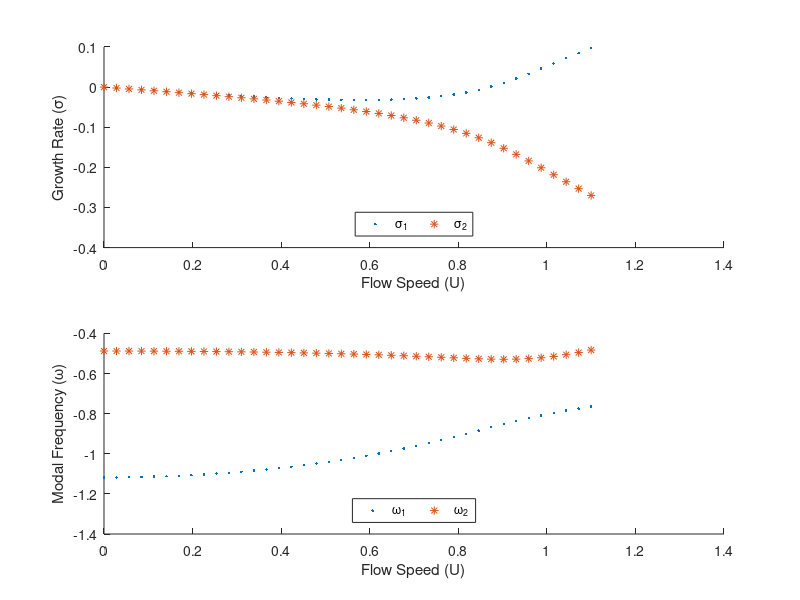
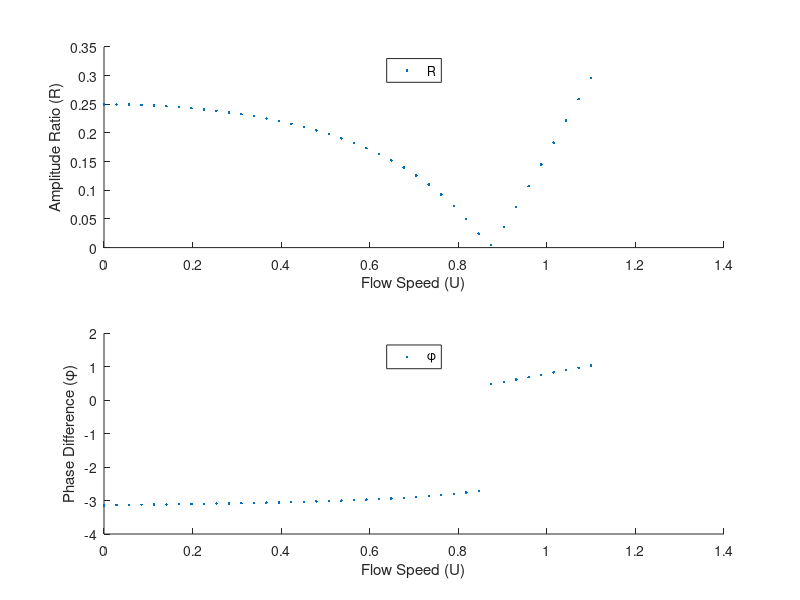
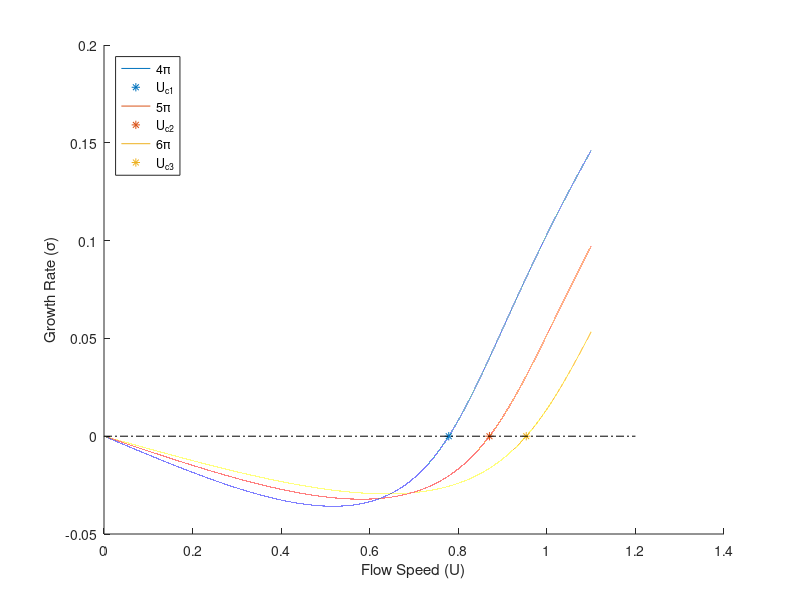

Reproduce these figures in MATLAB, in order. (Note: this script raises an error after producing the figures.)
%% Project 1: Aeroelasticity Analysis
%{
-------------------------------------------
Carlos A. Sanchez
AME 404
%}

%% Section 1: Linear Model
clear all; clc; close all;
U = linspace(0,1.1,40);

% Parameters
x_cg = 1/5;
r_ea = 1/2;
x_e = 2/5; 
C_Lalph = 2*pi;
m = 5* pi;
m1 = [4*pi, 5*pi, 6*pi];
alp_0 = 0;
omega_r = 1/2;
mu = 1 + 3 * alp_0^2;

f1 = figure('Name','Growth Rates and Modal Frequencies');
f2 = figure('Name','Amplitude Ratio and Phase Difference');
f3 = figure('Name','Different Masses');

n_loop = length(U);
k_loop = length(m1);

% Create and Preload Arrays
sigma1_U = ones(1,n_loop);
omega1_U = ones(1,n_loop);
sigma2_U = ones(1,n_loop);
omega2_U = ones(1,n_loop);
sigma1m_U = ones(k_loop,n_loop);
omega1m_U = ones(k_loop,n_loop);
R_U = ones(1,n_loop);
phs_U = ones(1,n_loop); 

for i = 1:n_loop
    r = U(i);
% Coefficient Calculation 
    a1 = mu * ((U(i) * C_Lalph) / (2 * m)) * (1 + ((x_cg * x_e) / r_ea^2)) / (1 - (x_cg / r_ea)^2);
    a2 = omega_r^2 / (1 - (x_cg/r_ea)^2);
    a3 = (mu * ((U(i)^2 * C_Lalph)/ (2 * m)) * (1 + (x_cg* x_e /r_ea^2)) - x_cg ) / (1- (x_cg/ r_ea)^2);

    b1 = ((1 - mu * ((U(i)^2 * C_Lalph)/ (2 * m)) * (x_e + x_cg)/ r_ea^2))/ (1 - (x_cg/r_ea)^2);
    b2 = (- mu * ((U(i) * C_Lalph) / (2 * m)) * ((x_e + x_cg)/ r_ea^2) )/ (1 - x_cg^2/r_ea^2);
    b3 = (- omega_r^2 * (x_cg / r_ea^2) )/ (1 - (x_cg/r_ea)^2);

% Matrix Creationx
    A = [
         0, 1, 0, 0;
        -a2, -a1, -a3, 0;
        0, 0, 0, 1;
        -b3, -b2, -b1, 0
        ];

% Calculation of Eigenvalues 
    [eps, D] = eig(A); % Calculation of Eigenvectors
    [eigenval_s, eig_ind] = sort(diag(D)); % Uses sort, which outputs both a sorted set of eigenvalues,  
    Ds = D(eig_ind, eig_ind);
    eps_s = eps(:, eig_ind);
    
    sigma_iter = real(eigenval_s);
    omega_iter = imag(eigenval_s);
    
    sigma1_U(i) = sigma_iter(3);
    omega1_U(i) = omega_iter(3);
    sigma2_U(i) = sigma_iter(1);
    omega2_U(i) = omega_iter(1);
    
% Amplitude Ratio Calculation
    dangerousM = eps_s(:,end);
    abs_dangerousM = abs(dangerousM); % Can simply take absolute value of last eigenvector, since it is sorted.
    abs_hd = abs_dangerousM(1);
    abs_alpd = abs_dangerousM(3);
    R_iter = abs_hd / abs_alpd;
    R_U(i) = R_iter;
    
% Phase Difference
    img_ratio = imag(dangerousM(1) / dangerousM(3));
    real_ratio = real(dangerousM(1) / dangerousM(3));
    phs_iter = atan2(img_ratio, real_ratio);
    phs_U(i) = phs_iter;
    
% Using Different Masses
for k = 1:k_loop
% Coefficient Calculation 
    a1 = mu * ((U(i) * C_Lalph) / (2 * m1(k))) * (1 + ((x_cg * x_e) / r_ea^2)) / (1 - (x_cg / r_ea)^2);
    a2 = omega_r^2 / (1 - (x_cg/r_ea)^2);
    a3 = (mu * ((U(i)^2 * C_Lalph)/ (2 * m1(k))) * (1 + (x_cg* x_e /r_ea^2)) - x_cg ) / (1- (x_cg/ r_ea)^2);

    b1 = ((1 - mu * ((U(i)^2 * C_Lalph)/ (2 * m1(k))) * (x_e + x_cg)/ r_ea^2))/ (1 - (x_cg/r_ea)^2);
    b2 = (- mu * ((U(i) * C_Lalph) / (2 * m1(k))) * ((x_e + x_cg)/ r_ea^2) )/ (1 - x_cg^2/r_ea^2);
    b3 = (- omega_r^2 * (x_cg / r_ea^2) )/ (1 - (x_cg/r_ea)^2);

% Matrix Creation
    A = [
         0, 1, 0, 0;
        -a2, -a1, -a3, 0;
        0, 0, 0, 1;
        -b3, -b2, -b1, 0
        ];

% Calculation of Eigenvalues 
    [eps, D] = eig(A); % Calculation of Eigenvectors
    [eigenval_s, eig_ind] = sort(diag(D)); % Uses sort, which outputs both a sorted set of eigenvalues,  
    Ds = D(eig_ind, eig_ind);
    eps_s = eps(:, eig_ind);
    
    sigma_iter1 = real(eigenval_s);
    omega_iter1 = imag(eigenval_s);
    sigma1m_U(k,i) = max(sigma_iter1);
    omega1m_U(k,i) = omega_iter1(4);
    
end
end
% Plotting
figure(f1);

subplot(2,1,1)
scatter(U, sigma1_U, '.b'), hold on
scatter(U, sigma2_U, '*r')
legend({'\sigma_1','\sigma_2'},'Location','south','Orientation','horizontal')
xlabel('Flow Speed (U)'), ylabel('Growth Rate (\sigma)')  

subplot(2,1,2)
scatter(U, omega1_U, '.b'), hold on
scatter(U, omega2_U, '*r')
legend({'\omega_1','\omega_2'},'Location','south','Orientation','horizontal')
xlabel('Flow Speed (U)'), ylabel('Modal Frequency (\omega)')

figure(f2);

subplot(2,1,1)
scatter(U, R_U, '.k'), hold on
legend({'R'},'Location','north','Orientation','horizontal')
xlabel('Flow Speed (U)'), ylabel('Amplitude Ratio (R)')  

subplot(2,1,2)
scatter(U, phs_U, '.k'), hold on
legend({'\phi'},'Location','north','Orientation','horizontal')
xlabel('Flow Speed (U)'), ylabel('Phase Difference (\phi)')

figure(f3);
hold on

% Slight Interpolation
Ut = 0:0.00001:1.1;
for l = 1:k_loop
    sigma_interpol = spline(U,sigma1m_U(l,:), Ut);
    omega_interpol = spline(U,omega1m_U(l,:), Ut);
    plot(Ut, sigma_interpol)
    k_index = find(sigma_interpol < 0, 1, 'last');
    U_c = Ut(k_index);
    omega_c = omega_interpol(k_index);
    scatter(U_c, sigma_interpol(k_index),'*')
    fprintf('For a wing of mass %f, the critical speed is approximately %f with a frequency of %f\n', m1(l) , U_c, omega_c);
    hold on
end
plot([0 1.2], [0,0],'-.k')
legend({'4\pi', 'U_{c1}','5\pi','U_{c2}','6\pi','U_{c3}'},'Location','northwest','Orientation','vertical')
xlabel('Flow Speed (U)'), ylabel('Growth Rate (\sigma)')

%% Section 2: Nonlinear Model
% Setup
tspan = [0, 100];
x_0 = [0.1, 0, 0 , 0];
U = [0.5, 0.870388, 0.95];
j_max = length(U);


f4 = figure('Name','Nonlinear Model');
for j = 1:j_max
    % ODE Solver
    [t, x] = ode45(@odefun, tspan, x_0, [], U(j));

    subplot(3,1,j)
    yyaxis left
    plot(t,x(:,1)), hold on
    xlabel('Time (t)')
    ylabel('H')

    yyaxis right
    ylabel('Angle (\alpha)')
    plot(t,x(:,3))
end

% Fourier Analysis on Single U
U_i = 0.870388;
T = tspan(2) - tspan(1);
[tf, xf] = ode45(@odefun, tspan, x_0, [], U_i);

N2 = 2^nextpow2(length(tf));
dt2 = T/N2;
t_u = dt2 * [0:(N2-1)];
xf2 = spline(tf, xf(:,3),t_u);

a = fft(xf2(:,3));
e = a .* conj(a)/ N2^2;
omega = 2 * pi / T * [0: N2/2];

figure('Name','Power Spectra')
loglog(omega, e(1:N2/2 + 1))

% Varying Inititial Conditions
% As before, we will vary the initial conditions instead of U
tspan1 = [0, 600];
U1 = 0.9;
x_01 = [0.1, 0, 0, 0];
x_02 = [1.0, 0, 0, 0];

[t1,x1] = ode45(@odefun, tspan1, x_01, [], U1);
[t2,x2] = ode45(@odefun, tspan1, x_01, [], U1);

f5 = figure('Name', 'Varying initial Conditions');

subplot(2,2,1)
plot(t1, x1(:,1))
xlabel('Time (s)'), ylabel('Position (h)')

subplot(2,2,2)
plot(t1, x1(:,3))
xlabel('Time (s)'), ylabel('Angle (\alpha)')

subplot(2,2,3)
plot(t2, x2(:,1))
xlabel('Time (s)'), ylabel('Position (h)')

subplot(2,2,4)
plot(t1, x1(:,3))
xlabel('Time (s)'), ylabel('Angle (\alpha)')
